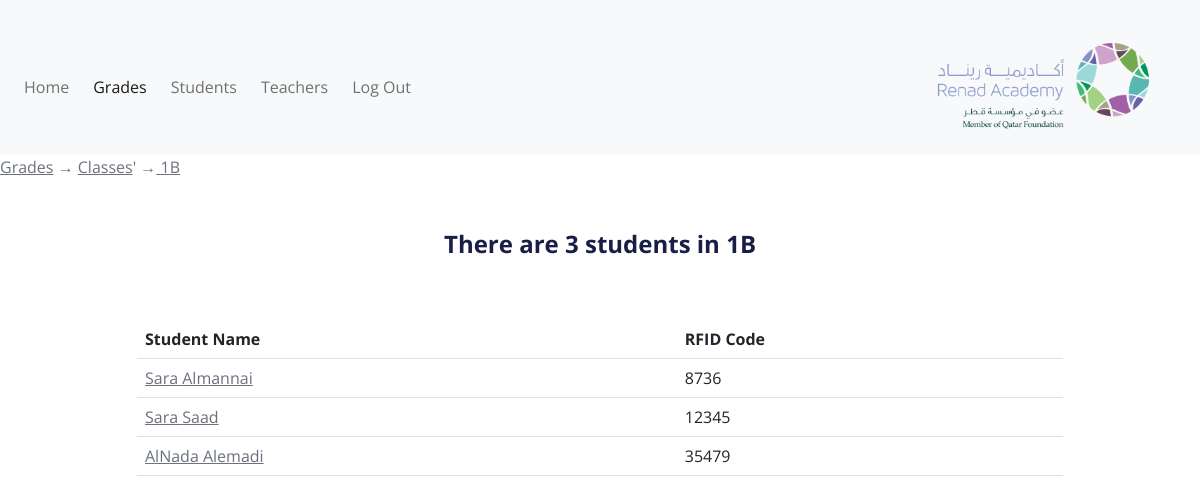
The page /classinfo-Admin.php?GradeLevel=1&GradeSection=B (signed in) on the database its author committed.
### tables this page shows
CREATE TABLE `STUDENT` (
  `RFID` int(11) NOT NULL,
  `First_Name` varchar(200) NOT NULL,
  `Last_name` varchar(200) NOT NULL,
  `AdminUsername` varchar(200) DEFAULT NULL,
  `TeacherUsername` varchar(200) DEFAULT NULL,
  `GradeLevel` int(11) DEFAULT NULL,
  `GradeSection` varchar(200) DEFAULT NULL
);

### classinfo-Admin.php (the view, shortened to what this page needs)
<?php
$servername = "isproject.org";
$username = "RenadAcademy";
$password = "RahafSaraMahaAlnada";
$dbname = "RENAD_ACADEMY";
$conn = new mysqli($servername, $username, $password, $dbname);
?>
<html>
<head>
  <link href="https://cdn.jsdelivr.net/npm/bootstrap@5.1.1/dist/css/bootstrap.min.css" rel="stylesheet">
    <link href="css/bootstrap.min.css" rel="stylesheet">
    <link href="css/fontawesome-all.min.css" rel="stylesheet">
    <link href="css/swiper.css" rel="stylesheet">
	<link href="css/styles.css" rel="stylesheet">
</head>
<body>
<nav class="navbar navbar-expand-sm bg-light navbar-light">
        <div class="container-fluid">
          <ul class="navbar-nav">
            <li class="nav-item">
              <a class="nav-link" href="admin_homepage.php">Home</a>
            </li>
           <li class="nav-item">
              <a class="nav-link active" href="gradeslist.php">Grades</a>
            </li>
            <li class="nav-item">
              <a class="nav-link" href="studentslist.php">Students</a>
            </li>
            <li class="nav-item">
              <a class="nav-link" href="teacherslist.php">Teachers</a>
            </li>
            <li class="nav-item">
              <a class="nav-link" href="login.php">Log Out</a>
            </li>
          </ul>
          <a class="navbar-brand" href="admin_homepage.php">
            <img src="renad_logo.png" alt="Avatar Logo" style="width:250px;" class="rounded-pill">
          </a>
        </div>
      </nav>
      <a href="gradeslist.php">Grades</a>
      &rarr;
      <?php
        echo
        "<a href='classeslist-Admin.php?grade=".$_GET[GradeLevel]."'>Classes</a>'";
      ?>
      &rarr;<a href='classinfo-Admin.php'>
          <?php echo $_GET['GradeLevel'].$_GET['GradeSection']?></a>
<div class="container mt-5">
  <div class="row">
    <div class="col-sm-1">
    </div>
    <div class="col-sm-10" align="center">
        <?php
        $sqlStudents = "SELECT * FROM STUDENT WHERE GradeLevel = $_GET[GradeLevel] AND GradeSection = '$_GET[GradeSection]'";
        $result = $conn->query($sqlStudents);
        if ($result->num_rows > 0) {
            echo "<h4> There are ".$result->num_rows." students in ".$_GET['GradeLevel'].$_GET['GradeSection']."</h4> <br><br>
            <table style=width:100% id = myTable text-align = center table class='table table-hover'>
        <tr>
            <th>Student Name</th>
            <th>RFID Code</th>
        </tr>";
            while($row = $result->fetch_assoc()){
                echo "<tr>";
                    echo "<td>";
                    echo '<a href="studentsinfo-admin.php?RFID='.$row['RFID'].'">'.$row['First_Name'].' '.$row['Last_name'].'</a>';
                    echo "</td>";
                    echo "<td>";
                    echo $row['RFID'];
                    echo "</td>";
                echo "</tr>";
            }
        }else{
            echo "0 results";
        }
        ?>
    </table>
    </div>
  </div>
</div>
<br>
            <br>
    </body>
    </html>

### css/styles.css (style rules this page uses)
body, html { width: 100%; height: 100%; }
body, p { color: #6c717b; font: 400 1rem/1.625rem "Open Sans", sans-serif; }
h4 { color: #191e47; font-weight: 700; font-size: 1.5rem; line-height: 2rem; }
a { color: #6c717b; }
@media (min-width: 992px) { .navbar { padding-top: 1.75rem; background-color: #ffffff; box-shadow: none; transition: all 0.2s; } }
@media (min-width: 992px) { .navbar .navbar-nav { margin-top: 0; margin-bottom: 0; } }
@media (min-width: 992px) { .navbar .nav-item .nav-link { padding-right: 0.75rem; padding-left: 0.75rem; } }
@media (min-width: 1200px) { .container { max-width: 1140px; } }

### rows shown on the page
student: First_Name "Sara", Last_name "Almannai", RFID "8736"
student: First_Name "Sara", Last_name "Saad", RFID "12345"
student: First_Name "AlNada", Last_name "Alemadi", RFID "35479"

### other values the page prints
$_GET['GradeLevel'] "1"
$_GET['GradeSection'] "B"
$result->num_rows "3"
